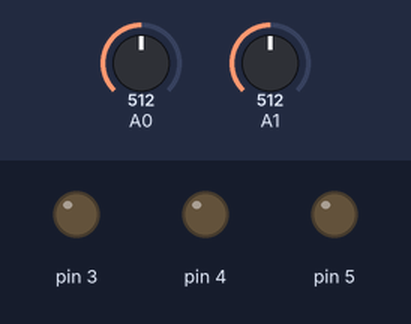
The sketch below on a simulated Arduino Uno, built with avr-gcc and run on an emulated ATmega328P. Parts: output pins drawn as LEDs (lit = HIGH). Dashed ring = blinking. The inputs (shaded band) are chosen by the test bench; at power-on: A0 = 512, A1 = 512. Random numbers use the default seed unless the sketch sets one.

Above: at 9.8 s.
9.9 s: A0 set to 716
At 12.4 s:
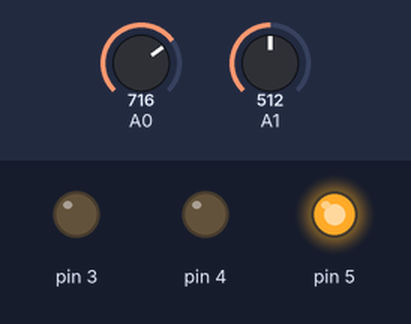
22.5 s: A0 set to 511
30.3 s: A1 set to 306
At 33.4 s:
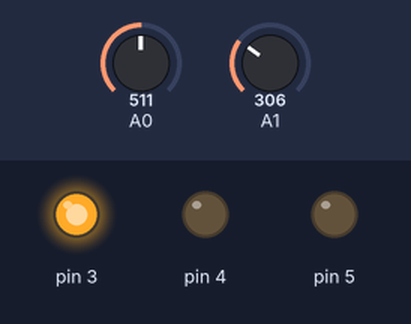
40.5 s: A1 set to 511
At 45.4 s:
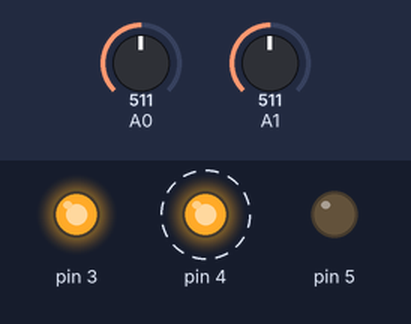
Timing chart, 0 to 49.3 s (numbered marks = the images above; inputs shaded):
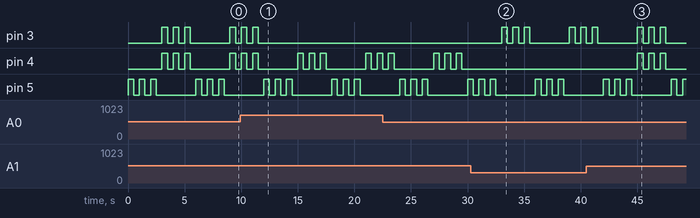

The sketch:

sketch_mar23a.ino
```cpp
int red_guess = 0;
int blue_guess = 0;
int red_score = 0;
int blue_score = 0;

void setup() {
  pinMode(3, OUTPUT);
  pinMode(4, OUTPUT);
  pinMode(5, OUTPUT);
  pinMode(A0, INPUT);
  pinMode(A1, INPUT);
}
void flash(int p){
  digitalWrite(p, HIGH);
  delay(500);
  digitalWrite(p, LOW);
  delay(500);
  digitalWrite(p, HIGH);
  delay(500);
  digitalWrite(p, LOW);
  delay(500);
  digitalWrite(p, HIGH);
  delay(500);
  digitalWrite(p, LOW);
  delay(500);
}
void tie(){
  digitalWrite(3, HIGH);
  digitalWrite(4, HIGH);
  delay(500);
  digitalWrite(3, LOW);
  digitalWrite(4, LOW);
  delay(500);
  digitalWrite(3, HIGH);
  digitalWrite(4, HIGH);
  delay(500);
  digitalWrite(3, LOW);
  digitalWrite(4, LOW);
  delay(500);
  digitalWrite(3, HIGH);
  digitalWrite(4, HIGH);
  delay(500);
  digitalWrite(3, LOW);
  digitalWrite(4, LOW);
  delay(500);
}
void loop() {
  int num = random(0, 1024);
  flash(5);
  red_guess = analogRead(A1);
  blue_guess = analogRead(A0);
  red_score = abs(red_guess - num);
  blue_score = abs(blue_guess - num);
  if(blue_score > red_score){
    flash(4);
  }
  else if(blue_score < red_score){
    flash(3);
  }
  else{
    tie();
  }

}
```

Measured:
- after the input at 30.3 s, pin 3: LOW → HIGH after 2.7 s, → LOW 0.50 s later, → HIGH 0.50 s later, → LOW 0.50 s later, … (9 changes in this stretch)
- after the input at 40.5 s, pin 4: alternates HIGH for 0.50 s and LOW for 0.50 s, 6 changes in all, then stays LOW, starting after 4.5 s
- by itself, pin 3: alternates HIGH for 0.50 s and LOW for 0.50 s, 4 changes in all, then stays LOW
